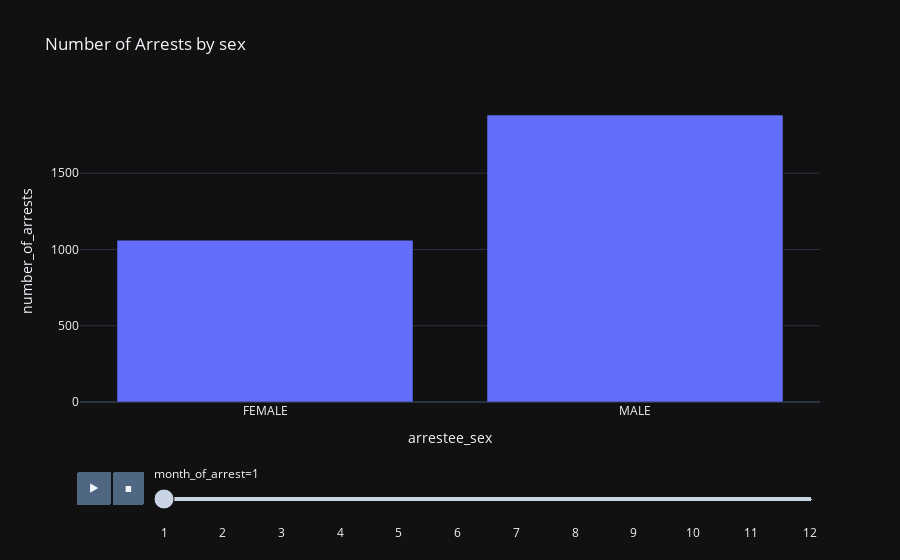

Notebook code for this chart:
### Code cell
main.arrests_by_sex(data)

### Figure 1 — Plotly figure (JSON) as saved in the notebook; plotly's stock layout.template omitted (floating-point values rounded to 4 significant figures)
{"data": [{"alignmentgroup": "True", "hovertemplate": "month_of_arrest=1<br>arrestee_sex=%{x}<br>number_of_arrests=%{y}<extra></extra>", "legendgroup": "", "marker": {"color": "#636efa", "pattern": {"shape": ""}}, "name": "", "offsetgroup": "", "orientation": "v", "showlegend": false, "textposition": "auto", "x": ["FEMALE", "MALE"], "xaxis": "x", "y": [1061, 1881], "yaxis": "y", "type": "bar"}], "layout": {"xaxis": {"anchor": "y", "domain": [0.0, 1.0], "title": {"text": "arrestee_sex"}}, "yaxis": {"anchor": "x", "domain": [0.0, 1.0], "title": {"text": "number_of_arrests"}}, "legend": {"tracegroupgap": 0}, "title": {"text": "Number of Arrests by sex"}, "barmode": "group", "updatemenus": [{"buttons": [{"args": [null, {"frame": {"duration": 500, "redraw": true}, "mode": "immediate", "fromcurrent": true, "transition": {"duration": 500, "easing": "linear"}}], "label": "&#9654;", "method": "animate"}, {"args": [[null], {"frame": {"duration": 0, "redraw": true}, "mode": "immediate", "fromcurrent": true, "transition": {"duration": 0, "easing": "linear"}}], "label": "&#9724;", "method": "animate"}], "direction": "left", "pad": {"r": 10, "t": 70}, "showactive": false, "type": "buttons", "x": 0.1, "xanchor": "right", "y": 0, "yanchor": "top"}], "sliders": [{"active": 0, "currentvalue": {"prefix": "month_of_arrest="}, "len": 0.9, "pad": {"b": 10, "t": 60}, "steps": [{"args": [["1"], {"frame": {"duration": 0, "redraw": true}, "mode": "immediate", "fromcurrent": true, "transition": {"duration": 0, "easing": "linear"}}], "label": "1", "method": "animate"}, {"args": [["2"], {"frame": {"duration": 0, "redraw": true}, "mode": "immediate", "fromcurrent": true, "transition": {"duration": 0, "easing": "linear"}}], "label": "2", "method": "animate"}, {"args": [["3"], {"frame": {"duration": 0, "redraw": true}, "mode": "immediate", "fromcurrent": true, "transition": {"duration": 0, "easing": "linear"}}], "label": "3", "method": "animate"}, {"args": [["4"], {"frame": {"duration": 0, "redraw": true}, "mode": "immediate", "fromcurrent": true, "transition": {"duration": 0, "easing": "linear"}}], "label": "4", "method": "animate"}, {"args": [["5"], {"frame": {"duration": 0, "redraw": true}, "mode": "immediate", "fromcurrent": true, "transition": {"duration": 0, "easing": "linear"}}], "label": "5", "method": "animate"}, {"args": [["6"], {"frame": {"duration": 0, "redraw": true}, "mode": "immediate", "fromcurrent": true, "transition": {"duration": 0, "easing": "linear"}}], "label": "6", "method": "animate"}, {"args": [["7"], {"frame": {"duration": 0, "redraw": true}, "mode": "immediate", "fromcurrent": true, "transition": {"duration": 0, "easing": "linear"}}], "label": "7", "method": "animate"}, {"args": [["8"], {"frame": {"duration": 0, "redraw": true}, "mode": "immediate", "fromcurrent": true, "transition": {"duration": 0, "easing": "linear"}}], "label": "8", "method": "animate"}, {"args": [["9"], {"frame": {"duration": 0, "redraw": true}, "mode": "immediate", "fromcurrent": true, "transition": {"duration": 0, "easing": "linear"}}], "label": "9", "method": "animate"}, {"args": [["10"], {"frame": {"duration": 0, "redraw": true}, "mode": "immediate", "fromcurrent": true, "transition": {"duration": 0, "easing": "linear"}}], "label": "10", "method": "animate"}, {"args": [["11"], {"frame": {"duration": 0, "redraw": true}, "mode": "immediate", "fromcurrent": true, "transition": {"duration": 0, "easing": "linear"}}], "label": "11", "method": "animate"}, {"args": [["12"], {"frame": {"duration": 0, "redraw": true}, "mode": "immediate", "fromcurrent": true, "transition": {"duration": 0, "easing": "linear"}}], "label": "12", "method": "animate"}], "x": 0.1, "xanchor": "left", "y": 0, "yanchor": "top"}]}}
